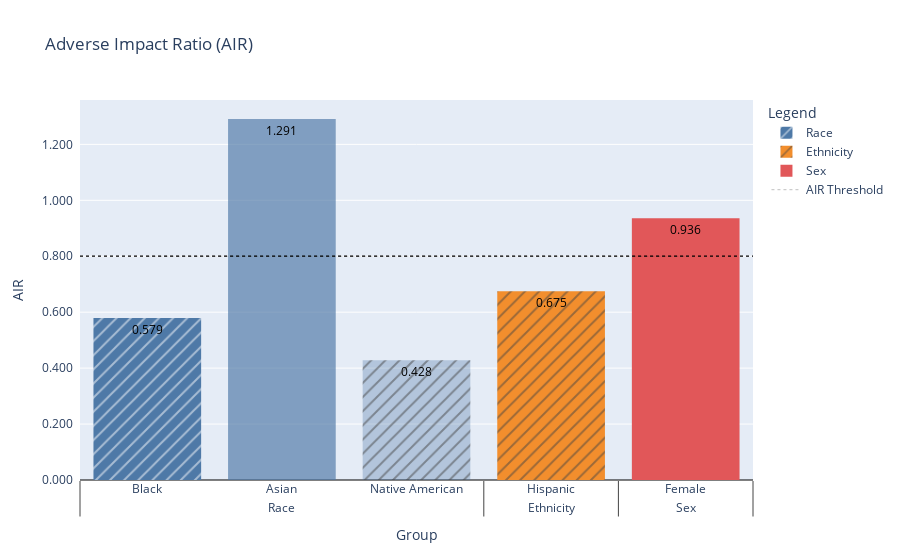

Notebook cell for this chart:
### Code cell
air

### Figure 1 — Plotly figure (JSON) as saved in the notebook; plotly's stock layout.template omitted (floating-point values rounded to 4 significant figures)
{"data": [{"cliponaxis": false, "hovertemplate": "%{x}, %{y}<extra></extra>", "marker": {"color": "RGBA(78, 121, 167, 1.0)", "line": {"color": "rgb(8,48,107)", "width": 0}, "pattern": {"shape": "/"}}, "name": "Race", "showlegend": true, "text": "0.579", "textfont": {"color": "Black"}, "type": "bar", "x": [["Race"], ["Black"]], "y": [0.5789]}, {"cliponaxis": false, "hovertemplate": "%{x}, %{y}<extra></extra>", "marker": {"color": "RGBA(78, 121, 167, 0.6666666666666667)", "line": {"color": "rgb(8,48,107)", "width": 0}, "pattern": {"shape": ""}}, "name": "Race", "showlegend": false, "text": "1.291", "textfont": {"color": "Black"}, "type": "bar", "x": [["Race"], ["Asian"]], "y": [1.291]}, {"cliponaxis": false, "hovertemplate": "%{x}, %{y}<extra></extra>", "marker": {"color": "RGBA(78, 121, 167, 0.3333333333333334)", "line": {"color": "rgb(8,48,107)", "width": 0}, "pattern": {"shape": "/"}}, "name": "Race", "showlegend": false, "text": "0.428", "textfont": {"color": "Black"}, "type": "bar", "x": [["Race"], ["Native American"]], "y": [0.428]}, {"cliponaxis": false, "hovertemplate": "%{x}, %{y}<extra></extra>", "marker": {"color": "RGBA(242, 142, 45, 1.0)", "line": {"color": "rgb(8,48,107)", "width": 0}, "pattern": {"shape": "/"}}, "name": "Ethnicity", "showlegend": true, "text": "0.675", "textfont": {"color": "Black"}, "type": "bar", "x": [["Ethnicity"], ["Hispanic"]], "y": [0.6749]}, {"cliponaxis": false, "hovertemplate": "%{x}, %{y}<extra></extra>", "marker": {"color": "RGBA(225, 87, 89, 1.0)", "line": {"color": "rgb(8,48,107)", "width": 0}, "pattern": {"shape": ""}}, "name": "Sex", "showlegend": true, "text": "0.936", "textfont": {"color": "Black"}, "type": "bar", "x": [["Sex"], ["Female"]], "y": [0.9362]}, {"line": {"color": "Black", "dash": "dot", "width": 0.25}, "mode": "lines", "name": "AIR Threshold", "text": "AIR Threshold", "type": "scatter", "x": [["Race", "Race", "Race", "Ethnicity", "Sex"], ["Black", "Asian", "Native American", "Hispanic", "Female"]], "y": [0.8, 0.8, 0.8, 0.8, 0.8]}], "layout": {"legend": {"title": {"text": "Legend"}}, "scene": {"yaxis": {"exponentformat": "none", "separatethousands": true}}, "shapes": [{"line": {"color": "Black", "dash": "dot", "width": 1.25}, "name": "AIR Threshold", "type": "line", "x0": 0, "x1": 1, "xref": "paper", "y0": 0.5888, "y1": 0.5888, "yref": "paper"}], "title": {"text": "Adverse Impact Ratio (AIR)"}, "uniformtext": {"minsize": 8, "mode": "hide"}, "xaxis": {"fixedrange": true, "title": {"text": "Group"}}, "yaxis": {"fixedrange": true, "tickformat": "0,.3f", "ticksuffix": "  ", "title": {"text": "AIR"}, "zeroline": true, "zerolinecolor": "Black", "zerolinewidth": 1}}}
